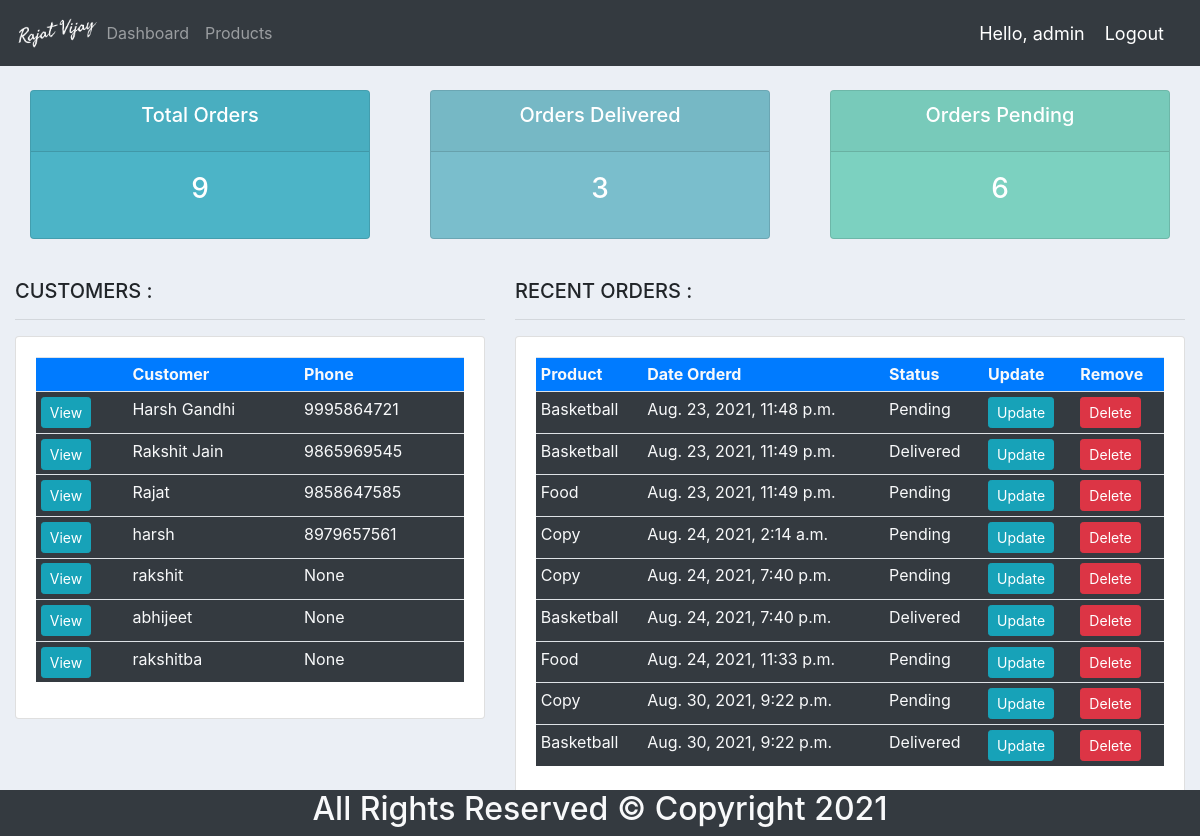
The app's page / (signed in) with its own data.
### accounts/models.py (models this page shows, shortened)
class Customer(models.Model):
	user = models.OneToOneField(User, null=True, on_delete=models.CASCADE)
	name = models.CharField(max_length=200, null=True)
	phone = models.CharField(max_length=200, null=True)
	email = models.CharField(max_length=200, null=True)
	profile_pic = models.ImageField(default="profilePicDemo.jpg", null=True, blank=True)
	date_created = models.DateTimeField(auto_now_add=True, null=True)

class Order(models.Model):
	STATUS = (
			('Pending', 'Pending'),
			('Out for delivery', 'Out for delivery'),
			('Delivered', 'Delivered'),
			)
	customer = models.ForeignKey(Customer, null=True, on_delete= models.SET_NULL)
	product = models.ForeignKey(Product, null=True, on_delete= models.SET_NULL)
	date_created = models.DateTimeField(auto_now_add=True, null=True)
	status = models.CharField(max_length=200, null=True, choices=STATUS)
	note = models.CharField(max_length=1000, null=True)

class Product(models.Model):
	CATEGORY = (
			('Indoor', 'Indoor'),
			('Out Door', 'Out Door'),
			)
	name = models.CharField(max_length=200, null=True)
	price = models.FloatField(null=True)
	category = models.CharField(max_length=200, null=True, choices=CATEGORY)
	description = models.CharField(max_length=200, null=True, blank=True)
	date_created = models.DateTimeField(auto_now_add=True, null=True)
	tags = models.ManyToManyField(Tag)
	def __str__(self):
		return self.name

### accounts/decorators.py (the view)
	def wrapper_function(request, *args, **kwargs):
		group = None
		if request.user.groups.exists():
			group = request.user.groups.all()[0].name
		if group == 'customer':
			return redirect('user-page')
		if group == 'admin':
			return view_func(request, *args, **kwargs)

### accounts/views.py (called while the page is built)
@login_required(login_url='login')
@admin_only
def dashboard(request):
    orders = Order.objects.all()
    customers = Customer.objects.all()
    total_customers = customers.count()
    total_orders = orders.count()
    delivered = orders.filter(status='Delivered').count()
    pending = orders.filter(status='Pending').count()
    context = {'orders':orders, 'customers':customers,
    'total_orders':total_orders,'delivered':delivered,
    'pending':pending }
    return render(request , "accounts/dashboard.html", context)

### accounts/templates/accounts/dashboard.html (shortened to what this page needs)
{%  extends 'accounts/main.html' %}
{% block content %}
{%  include 'accounts/status.html' %}
<br>
<div class="row">
	<div class="col-md-5">
		<h5>CUSTOMERS : </h5>
		<hr>
		<div class="card card-body">
			<table class="table table-sm bg-dark text-light">
				<tr class="bg-primary">
					<th></th>
					<th>Customer</th>
					<th>Phone</th>
				</tr>
				{% for customer in customers %}
					<tr>
						<td><a class="btn btn-sm btn-info" href="{% url 'customer' customer.id %}">View</a></td>
						<td>{{customer.name}}</td>
						<td>{{customer.phone}}</td>
					</tr>
				{% endfor %}
			</table>
		</div>
	</div>
	<div class="col-md-7">
		<h5>RECENT ORDERS : </h5>
		<hr>
		<div class="card card-body">
			<table class="table table-sm bg-dark text-light">
				<tr class="bg-primary">
					<th>Product</th>
					<th>Date Orderd</th>
					<th>Status</th>
					<th>Update</th>
					<th>Remove</th>
				</tr>
				{% for order in orders %}
					<tr>
						<td>{{order.product}}</td>
						<td>{{order.date_created}}</td>
						<td>{{order.status}}</td>
						<td><a class="btn btn-sm btn-info" href="{% url 'update_order' order.id %}">Update</a></td>
						<td><a class="btn btn-sm btn-danger" href="{% url 'delete_order' order.id %}">Delete</a></td>
					</tr>
				{% endfor %}
			</table>
		</div>
	</div>
</div>
{% endblock %}

### accounts/templates/accounts/main.html (shortened to what this page needs)
{% load static %}
<!DOCTYPE html>
<html>
<head>
	<link rel="stylesheet" href="https://stackpath.bootstrapcdn.com/bootstrap/4.3.1/css/bootstrap.min.css">
	<link rel="stylesheet" type="text/css" href="{% static '/css/main.css' %}">
</head>
<body>
	{%  include 'accounts/navbar.html' %}
	<div class="container-fluid">
	{% block content %}
	{% endblock %}
    </div>
	<footer class="fixed-bottom bg-dark text-center text-light">
		<h2>All Rights Reserved &copy; Copyright 2021</h2>
	</footer>
</body>
</html>

### accounts/templates/accounts/navbar.html (shortened to what this page needs)
{% load static %}
<nav class="navbar navbar-expand-lg navbar-dark bg-dark">
    <img src="{% static 'images/myLogo.png' %}" alt="" height="50">
    <div class="collapse navbar-collapse" id="navbarNav">
        <ul class="navbar-nav">
            {% if request.user.is_staff %}
            <li class="nav-item ">
                <a class="nav-link" href="{% url 'home' %}">Dashboard</a>
            </li>
            <li class="nav-item">
                <a class="nav-link" href="{% url 'products' %}">Products</a>
            </li>
            {% else %}
            <li class="nav-item">
                <a class="nav-link" href="{% url 'account' %}">Settings</a>
            </li>
            {% endif %}
        </ul>
    </div>
    <span class="hello-msg">Hello, {{request.user}}</span>
    <span ><a  class="hello-msg" href="{% url 'logout' %}">Logout</a></span>
</nav>

### accounts/templates/accounts/status.html
<br>
<div class="row">
    <div class="col">
        <div class="col-md">
            <div class="card text-center text-white  mb-3" id="total-orders">
                <div class="card-header">
                    <h5 class="card-title">Total Orders</h5>
                </div>
                <div class="card-body">
                    <h3 class="card-title">{{total_orders}}</h3>
                </div>
            </div>
        </div>
    </div>
    <div class="col">
        <div class="col-md">
            <div class="card text-center text-white  mb-3" id="orders-delivered">
                <div class="card-header">
                    <h5 class="card-title">Orders Delivered</h5>
                </div>
                <div class="card-body">
                    <h3 class="card-title">{{delivered}}</h3>
                </div>
            </div>
        </div>
    </div>
    <div class="col">
        <div class="col-md">
            <div class="card text-center text-white  mb-3" id="orders-pending">
                <div class="card-header">
                    <h5 class="card-title">Orders Pending</h5>
                </div>
                <div class="card-body">
                    <h3 class="card-title">{{pending}}</h3>
                </div>
            </div>
        </div>
    </div>
</div>

### static/css/main.css (style rules this page uses)
body { background-color: #ebeff5; }
#total-orders { background-color: #4cb4c7; }
#orders-delivered { background-color: #7abecc; }
#orders-pending { background-color: #7CD1C0; }

### accounts/templates/accounts/navbar.html (style rules this page uses)
.hello-msg { font-size: 18px; color: #fff; margin-right: 20px; }

### records on screen
Customer: name "Harsh Gandhi", phone "9995864721"
Customer: name "Rakshit Jain", phone "9865969545"
Customer: name "Rajat", phone "9858647585"
Customer: name "harsh", phone "8979657561"
Customer: name "rakshit", phone "None"
Customer: name "abhijeet", phone "None"
Customer: name "rakshitba", phone "None"
Order: product "Basketball", date_created "Aug. 23, 2021, 11:48 p.m.", status "Pending"
Order: product "Basketball", date_created "Aug. 23, 2021, 11:49 p.m.", status "Delivered"
Order: product "Food", date_created "Aug. 23, 2021, 11:49 p.m.", status "Pending"
Order: product "Copy", date_created "Aug. 24, 2021, 2:14 a.m.", status "Pending"
Order: product "Copy", date_created "Aug. 24, 2021, 7:40 p.m.", status "Pending"
Order: product "Basketball", date_created "Aug. 24, 2021, 7:40 p.m.", status "Delivered"
Order: product "Food", date_created "Aug. 24, 2021, 11:33 p.m.", status "Pending"
Order: product "Copy", date_created "Aug. 30, 2021, 9:22 p.m.", status "Pending"
Order: product "Basketball", date_created "Aug. 30, 2021, 9:22 p.m.", status "Delivered"

### other values on screen
{{ request.user }} "admin"
{{ total_orders }} "9"
{{ delivered }} "3"
{{ pending }} "6"
